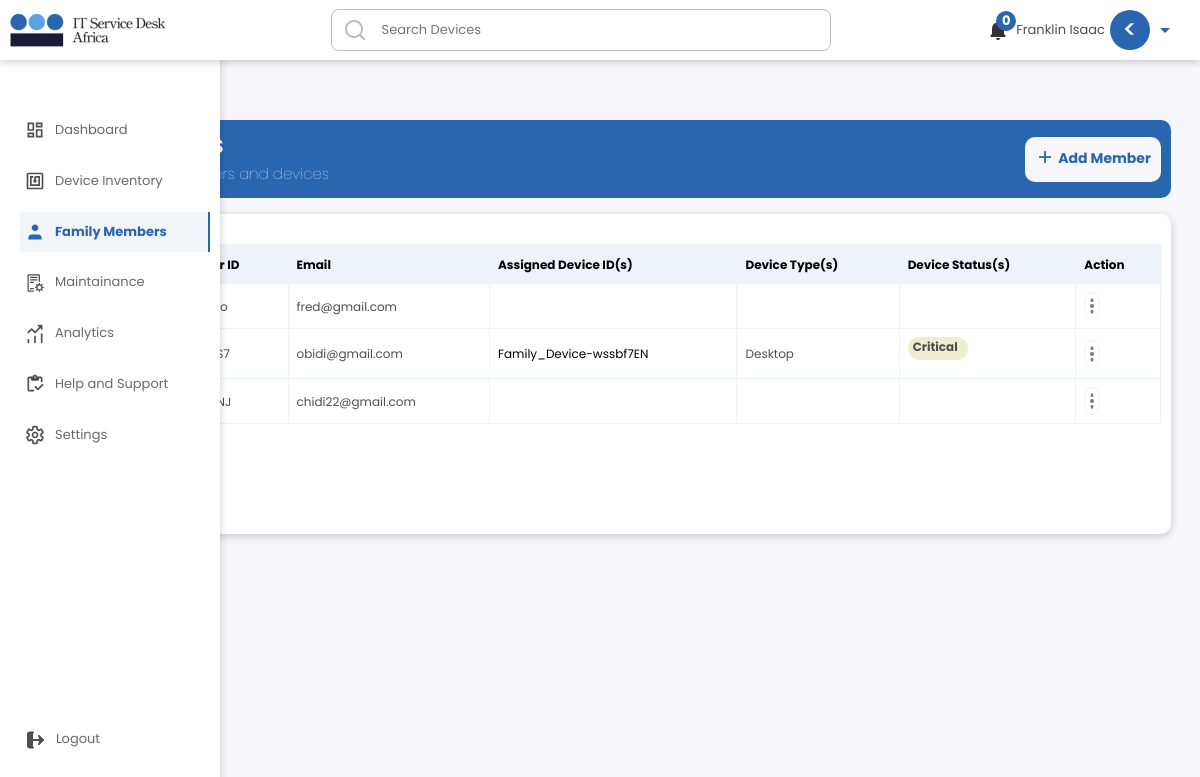
The app's page /familydhms/familymember (signed in), older data.
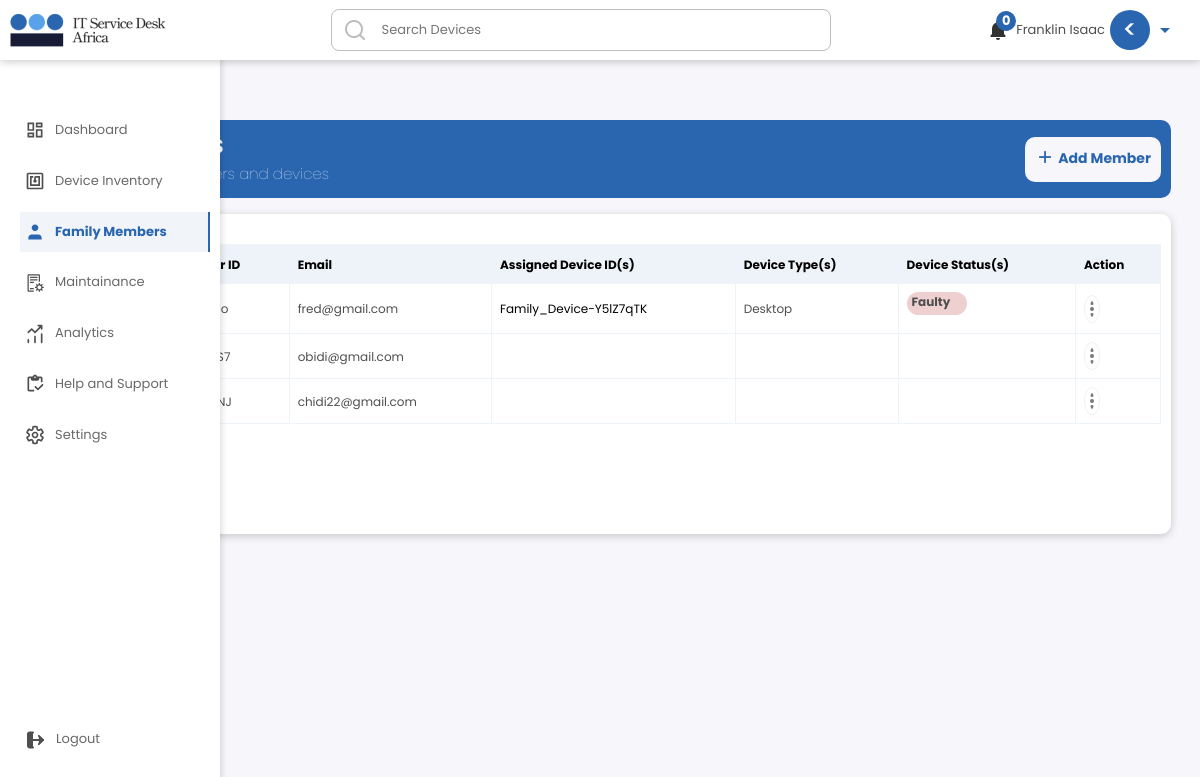
The same page, newer data.
### familydhmsapp/models.py (models this page shows, shortened)
class FamilyMemberReg(models.Model):
    user = models.ForeignKey(User, null=True, on_delete=models.CASCADE)
    memberfullname = models.CharField(max_length = 1500, null=True, blank = True)
    memberemail = models.EmailField(max_length = 1500, null=True, blank = True)
    memberid = models.CharField(max_length = 1500, null=True, blank = True)
    familyid = models.CharField(max_length = 1500, null=True, blank = True)
    created_at = models.DateTimeField(auto_now_add=True)
    edited_at = models.DateTimeField(auto_now=True)
    class Meta:
        ordering = ['-edited_at', '-created_at']

class FamilyDeviceReg(models.Model):
    user = models.ForeignKey(User, null=True, on_delete=models.CASCADE)
    devicetype = models.CharField(max_length = 1500, default='None')
    devicebrand = models.CharField(max_length= 200, null=True, blank = True)
    deviceOS = models.CharField(max_length= 200, null=True, blank = True)
    devicemodel = models.CharField(max_length= 200, null=True, blank = True)
    deviceyearofpurchase = models.CharField(max_length= 200, null=True, blank = True)
    devicelocation = models.CharField(max_length= 200, null=True, blank = True)
    devicename = models.CharField(max_length= 200, null=True, blank = True)
    devicemacaddress = models.CharField(max_length= 200, null=True, blank = True)
    deviceipaddress = models.CharField(max_length = 1500, null=True, blank = True)
    devicedepreciationrate = models.CharField(max_length = 1500, null=True, blank = True)
    deviceid = models.CharField(max_length = 1500, null=True, blank = True)
    deviceuser = models.CharField(max_length = 1500, null=True, blank = True)
    devicestatus = models.CharField(max_length= 300,choices = DEVICE_HEALTH_STATUS, default = 'Working', null=True, blank = True)
    deviceImageOne = models.ImageField(upload_to='productImage/', null=True, blank=True)
    userbrowser = models.CharField(max_length = 1500, null=True, blank = True)
    userbrowserversion = models.CharField(max_length = 1500, null=True, blank = True)
    userOSVersion = models.CharField(max_length = 1500, null=True, blank = True)
    deviceUserID = models.CharField(max_length = 1500, default='None', null=True, blank = True)
    deviceuseremail = models.CharField(max_length= 200, null=True, blank = True)
    deviceuserfullname = models.CharField(max_length= 200, null=True, blank = True)
    savetimedata = models.CharField(max_length = 1500, null=True, blank = True)
    registeredMonth = models.CharField(max_length = 1500, null=True, blank = True)
    weekNumberSaved = models.CharField(max_length = 1500, null=True, blank = True)
    FamilyUniqueCode = models.CharField(max_length = 130, null=True, blank = True)
    created_at = models.DateTimeField(auto_now_add=True)
    edited_at = models.DateTimeField(auto_now=True)
    class Meta:
        ordering = ['-edited_at', '-created_at']

### familydhmsapp/views.py (the view, shortened to what this page needs)
# urls.py: path('familymember', views.FamilyMembers, name="FamilyMembers"),
@login_required(login_url='UserLogin')
def FamilyMembers(request):
    allfamilymembers = FamilyMemberReg.objects.filter(user = request.user)
    allfamilymembersCount = allfamilymembers.count()
    AllFamilyDevices = FamilyDeviceReg.objects.filter(user = request.user)
    context = {'allfamilymembers':allfamilymembers, 'allfamilymembersCount':allfamilymembersCount, 'AllFamilyDevices':AllFamilyDevices}
    return render(request, 'familydhmsapp/familymember.html', context)

### familydhmsapp/templates/familydhmsapp/familymember.html (shortened to what this page needs)
{% include 'famgeneral.html' %}
{% load static %}
{% block content %}
<!DOCTYPE html>
<html lang="en">
	<head>
		<link rel="stylesheet" href={% static 'familydashboard/css/style.css' %} />
		<link rel="stylesheet" href={% static 'inventory/css/style.css' %} />
		<link rel="stylesheet" href={% static 'familymembers/css/style.css' %} />
		<link href="https://unpkg.com/aos@2.3.1/dist/aos.css" rel="stylesheet">
	</head>
	<body class='body'>
		<div class='main'>
			<div class='familymemberintro'>
				<div>
					<h1>Family Members</h1>
					<h4>Manage your family members and  devices </h4>
				</div>
				<div class='familymemberintrobtn'>
					<button>
						<img src={% static 'familymembers/img/add.png' %} />
						Add Member
					</button>
				</div>
			</div>
			<div class='mainfamilymemberslistsection'>
				<table  id="paginated-list" >
					<tr>
					  <th class='topCheckBox'>
					  </th>
					  <th>Name</th>
					  <th>Member ID</th>
					  <th>Email</th>
					  <th>Assigned Device ID(s)</th>
					  <th>Device Type(s)</th>
					  <th>Device Status(s)</th>
					  <th>Action</th>
					</tr>
					{% for FamilyMemberReg in allfamilymembers %}
					<div class='item'>
						<tr class='item'>
							<td><input type='radio' /></td>
							<td class={{ FamilyMemberReg.memberfullname }}>{{ FamilyMemberReg.memberfullname }}</td>
							<td>{{ FamilyMemberReg.memberid }}</td>
							<td class={{ FamilyMemberReg.memberemail }}>{{ FamilyMemberReg.memberemail }}</td>
							<td>
								{% for AllFamilyDevices in AllFamilyDevices %}
								{% if AllFamilyDevices.deviceUserID == FamilyMemberReg.memberid %}
								<a href=''>{{ AllFamilyDevices.deviceid }}</a><br/>
								{% endif %}
								{% endfor %}
							</td>
							<td>
								{% for AllFamilyDevices in AllFamilyDevices %}
								{% if AllFamilyDevices.deviceUserID == FamilyMemberReg.memberid %}
								{{ AllFamilyDevices.devicetype }}<br/>
								{% endif %}
								{% endfor %}
							</td>
							<td>
								{% for AllFamilyDevices in AllFamilyDevices %}
								{% if AllFamilyDevices.deviceUserID == FamilyMemberReg.memberid %}
								<p class="{{ AllFamilyDevices.devicestatus }}">{{ AllFamilyDevices.devicestatus }}<br/></p>
								{% endif %}
								{% endfor %}
							</td>
							<td class='actiongensection'>
								<div class='actionbtns'>
									<img src={% static 'familymembers/img/action.png' %} />
								</div>
							</td>
						</tr>
					</div>
					{% endfor %}
				</table>
			</div>
        </div>
    </body>
</html>
{% endblock content %}

Row changes from the older to the newer data that the page shows:
removed FamilyDeviceReg: deviceid "Family_Device-wssbf7EN", devicetype "Desktop", devicestatus "Critical", shown under FamilyMemberReg "obidi@gmail.com"
added FamilyDeviceReg: deviceid "Family_Device-Y5lZ7qTK", devicetype "Desktop", devicestatus "Faulty", shown under FamilyMemberReg "fred@gmail.com"
